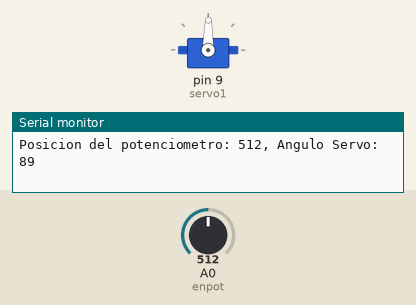
Bench run of a sketch on a simulated Arduino Uno, built with avr-gcc and run on an emulated ATmega328P. Parts: servo, the last lines printed to the serial monitor. The inputs (shaded band) are chosen by the test bench; at power-on: A0 (enpot) = 512.

Above: at 1.2 s.
1.3 s: A0 (enpot) set to 716
At 2.5 s:
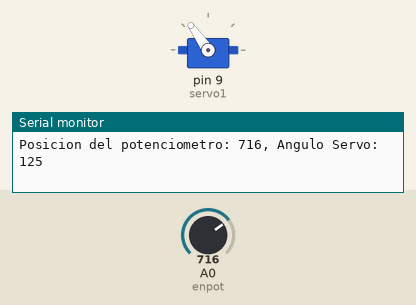
2.8 s: A0 (enpot) set to 981
At 3.1 s:
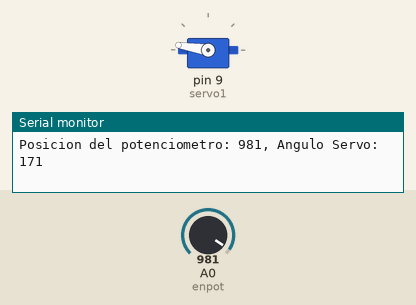
4.3 s: A0 (enpot) set to 1008
At 4.7 s:
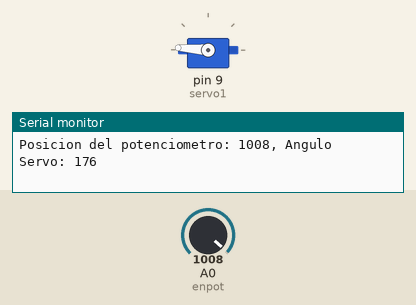
7.3 s: A0 (enpot) set to 900
At 8.1 s:
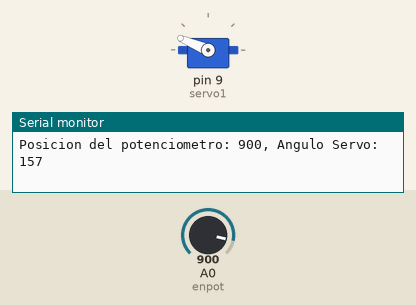
8.8 s: A0 (enpot) set to 306
At 9.7 s:
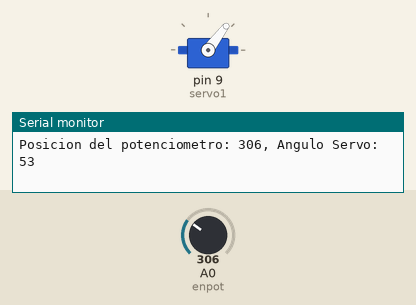
10.3 s: A0 (enpot) set to 511
At 11.3 s:
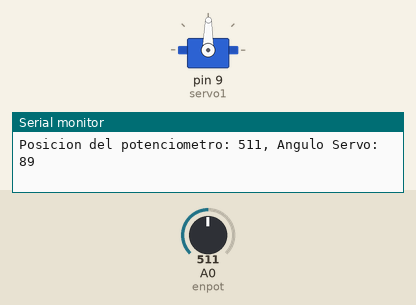
Timing chart, 0 to 12.8 s (numbered marks = the images above; inputs shaded):
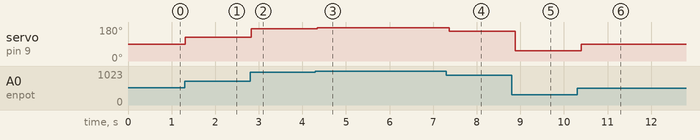

The sketch:

servo_poten_2.ino
```cpp
#include<Servo.h> //libreria del servo
Servo servo1; //Nombre del servo

int const enpot= A0; //enpot = entrada del potenciometro
int Poten; // variable potenciometro
int AnguloServo;


void setup()
{
  servo1.attach(9); //usar entrada 9  PWM(ancho de pulso)
  Serial.begin(9600); //hace referencia a la velocidad en milisegundos (monitor serie)
}

void loop()
{
  Poten = analogRead(enpot);
  Serial.print("Posicion del potenciometro: ");
  Serial.print(Poten);
  AnguloServo = map(Poten, 0, 1023, 0, 179); // numero que se va a combertir, valor minimo, valor maximo, valor minimo convertido, valor maximo convertido
  Serial.print(", Angulo Servo: ");
  Serial.println(AnguloServo);
  servo1.write(AnguloServo); //para que lo haga
  delay(100); //darle tiempo
}
```

Measured:
- after the input at 1.3 s, servo on pin 9 (servo1): 89° → 125° at once
- after the input at 2.8 s, servo on pin 9 (servo1): 125° → 171° at once
- after the input at 4.3 s, servo on pin 9 (servo1): 171° → 176° at once
- after the input at 7.3 s, servo on pin 9 (servo1): 176° → 157° after 0.07 s
- after the input at 8.8 s, servo on pin 9 (servo1): 157° → 53° after 0.08 s
- after the input at 10.3 s, servo on pin 9 (servo1): 53° → 89° after 0.09 s
